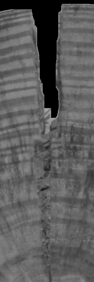
#> input picture base/sinManchas/raja.png, 94 x 282 px, given in place of F10B.tif, which was not available
$ python rajaduras.py
#> lines starting #> are read from the running program, lines starting #| are printed output that depends on the picture; after the words box and inside, x2 and y2 are one past the last pixel; in counts of white or black regions, pixels touching at a corner belong together; pictures that were not available may be replaced by others from this repository, and a replacement may not be noted
#> further down, img_orig is the input picture: shape (282, 94, 3); min 0, max 170, mean 92.1
### lib/utils.py
#!/usr/bin/env python3
# -*- coding: utf-8 -*-
"""
Created on Sun Feb  7 12:01:24 2021

@author: henry
"""
import matplotlib.pyplot as plt
import numpy as np
import imageio

import numpy as np
import matplotlib.pyplot as plt
import skimage.data as data
import skimage.segmentation as seg
import skimage.filters as filters
import skimage.draw as draw
import skimage.color as color

from skimage.transform import AffineTransform, warp
from skimage.transform import rotate

#segmentar
from skimage.filters import median
from skimage.morphology import disk
from scipy import ndimage
from scipy import ndimage as ndi
from skimage.feature import canny
import pandas as pd
from PIL import Image
import re

import cv2


base='FOTOS_DISCOS_1/'
base='FOTOS_DISCOS_2_MEDIDAS_ANILLOS_Y_PRESENCIAMC/'


# [33 lines left out: functions histograma, histogramaAcumulado, ecualizarHistograma, image_show, not called in this run]

def segmentarImagen(imageGray,debug=False):


#> called with debug = False
    I = median(imageGray,disk(5))
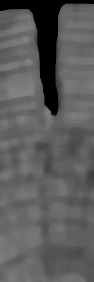
#> I: shape (282, 94); min 0, max 131, mean 91.6
    #image_show(I)
    edges = canny(I/255.)
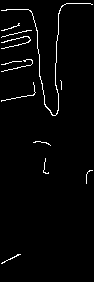
#> edges: shape (282, 94) bool; 2.4% white in thin lines or dots
    #fill_coins = ndi.binary_fill_holes(edges)
    if debug:
        image_show(edges)


    # Elemento estructura1 conectividad 8
    struct2 = ndimage.generate_binary_structure(2,2)

    iteraciones=6

    dil = ndimage.binary_dilation(edges,structure=struct2,iterations=iteraciones).astype(edges.dtype)
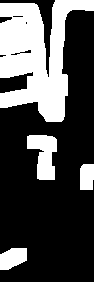
#> dil: shape (282, 94) bool; 30.5% white; 4 white regions, box (x1, y1, x2, y2) and area: (0, 0, 94, 122) 6392, (27, 135, 57, 180) 890, (0, 248, 27, 270) 461, (80, 164, 94, 190) 347

    #image_show(dil)

    # llenar

    fill_coins = ndi.binary_fill_holes(dil)
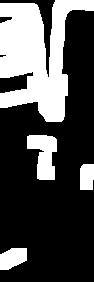
#> fill_coins: shape (282, 94) bool; 30.7% white; 4 white regions, box (x1, y1, x2, y2) and area: (0, 0, 94, 122) 6435, (27, 135, 57, 180) 890, (0, 248, 27, 270) 461, (80, 164, 94, 190) 347
    #image_show(fill_coins)


    iteraciones=30

    ero = ndimage.binary_erosion(fill_coins,structure=struct2,iterations=iteraciones).astype(fill_coins.dtype)
#> ero: shape (282, 94) bool; every value is 0
    dil2 = ndimage.binary_dilation(ero,structure=struct2,iterations=iteraciones-5).astype(edges.dtype)

    #image_show(dil2)


    tronco = np.where(dil2==True)
#> tronco = (empty array, empty array)

    img_seg = np.zeros(imageGray.shape)
    img_seg[tronco] = imageGray[tronco]
#> img_seg: shape (282, 94) float64; every value is 0

    return img_seg

# [6 lines left out: function rgbToluminance, not called in this run]
from scipy.signal import find_peaks


# [6 lines left out: function smoothingProfile, not called in this run]
def moving_average(x, w,windows):
    return np.convolve(x, windows, 'valid') / w

from scipy.ndimage import gaussian_filter

# [145 lines left out: functions filterSobel, buscarBorde, extraerPerfiles, extraerSubperfiles, not called in this run]

### lib/rajaduras.py
#!/usr/bin/env python3
# -*- coding: utf-8 -*-
"""
Created on Tue Dec 15 06:27:04 2020

@author: henry
"""
import utils

import matplotlib.pyplot as plt

from skimage import data, color
from skimage.transform import rescale, resize, downscale_local_mean
import imageio
import numpy as np


#segmentar
from skimage.filters import median

import numpy as np
import cv2


from skimage.transform import AffineTransform, warp
from skimage.transform import rotate

ptosCardinales = ['N','NE','E','SE','S','SW','W','NW']
angulos        = [ 0, 45,  90,   135 ,180, -135,-90,-45]
base='base/sinManchas/'


# [98 lines left out: functions shift, extraerOctantes, descriptoresORB, detectarCorteEnOctante, not called in this run]

#%%

if __name__=="__main__":
    base='../base/sinManchas/'
    filename = ['F10A.tif','F10B.tif','F2Ab.tif','F2B.tif','F4A.tif','F4A_rot.tif']
    centros =  [ [888,779],[850,968],[1208,1300],[1039,1068],[1033,878],[1019,826] ]

    indice = 1 #TP

    img_orig = imageio.imread(base+filename[indice])

    centro = centros[indice]

    # #1.0 rgb2gray
    image = color.rgb2gray(img_orig)*255

    image = image.astype(np.uint8)

    img_seg = utils.segmentarImagen(image)

    debug = True
    if debug:
#> (the run stopped early here; a loop or call above may not have finished)
